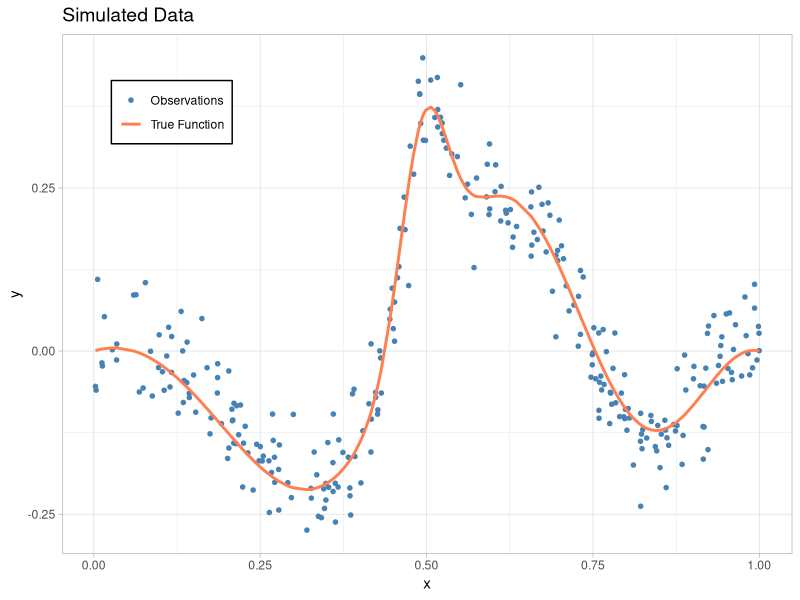
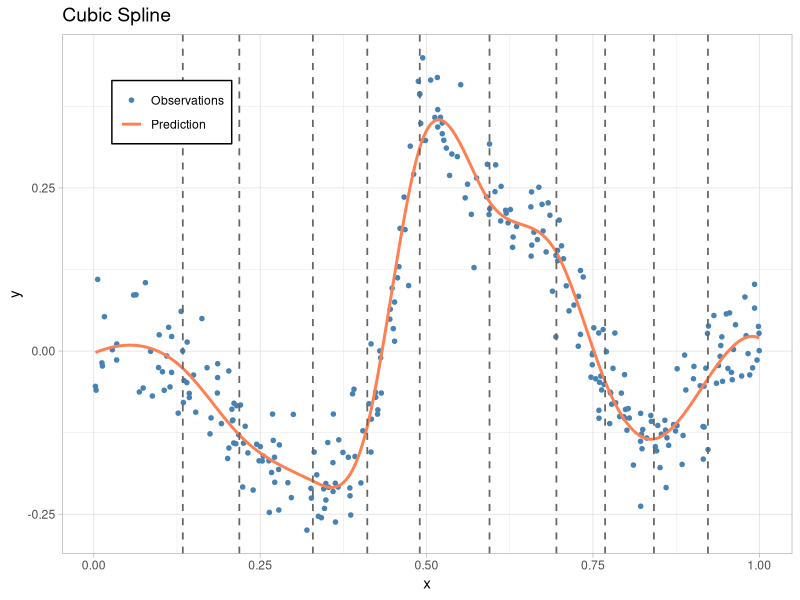
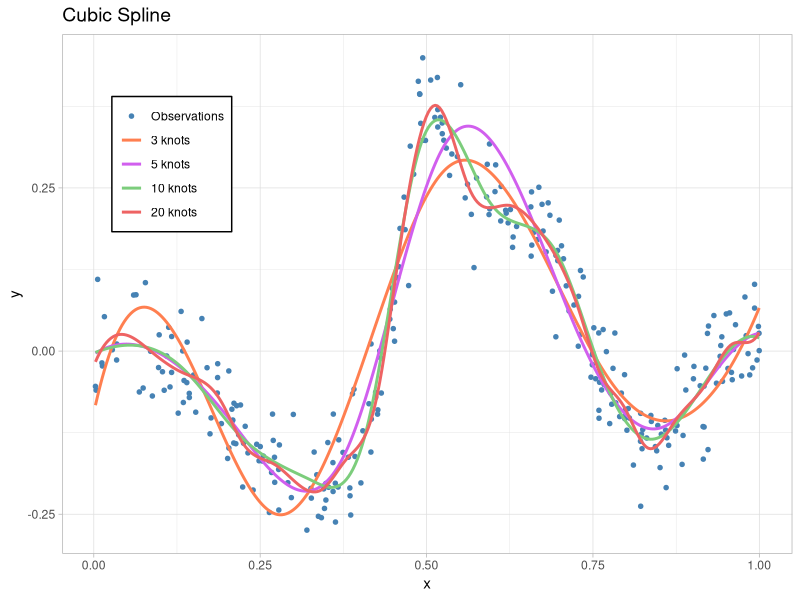
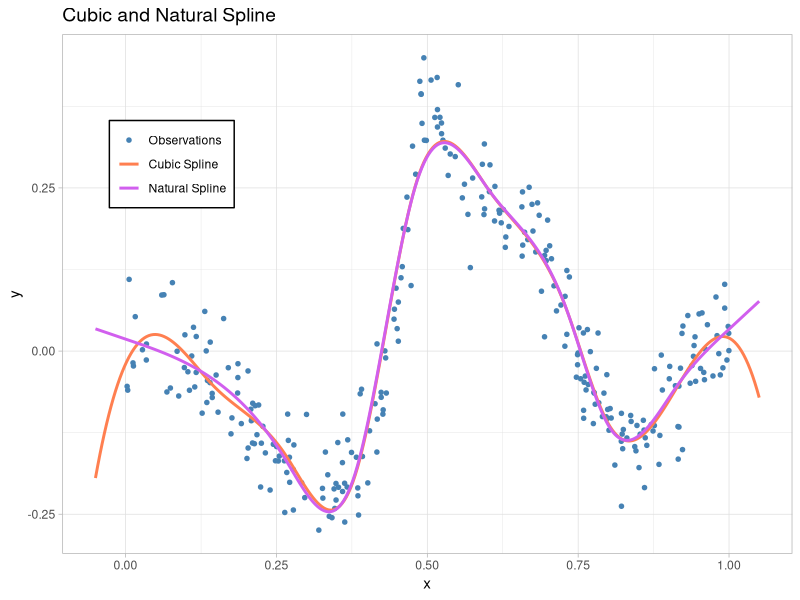

Source code (R) for these figures, in order:
## ---- chunk 1
knitr::opts_chunk$set(echo = TRUE)
set.seed(2512)
## ---- chunk 2
# Generate X values
x <- runif(300, min=0, max=1)
x <- x[order(x)]

# Error term
eps <- rnorm(300, mean=0, sd=0.05)

# True and observed Y values
y.true <- -x * cos(5 * (x + 0.5)^2) * (x - 1) + 
          1.2 * exp(-(20^2) * (x - 0.5)^2) * (x - 1)^2
y.obs <- y.true + eps
## ---- chunk 3
library(ggplot2)
## ---- chunk 4
data <- data.frame(x, y.obs, y.true)
ggplot(data = data) +
  geom_point(aes(x = x, y = y.obs, color = "Observations"), 
             shape = 20, size = 2) +
  geom_path(aes(x = x, y = y.true, color = "True Function"), linewidth = 1) +
  scale_color_manual(values = c("Observations" = "steelblue", 
                                "True Function" = "coral")) +
  labs(title = "Simulated Data",
       x = "x",
       y = "y",
       color = NULL) +
  theme_light() +
  theme(plot.title = element_text(size = 14),
        legend.position = c(0.15, 0.85),  
        legend.background = element_rect(fill = "white",colour = "black")) 
## ---- chunk 5
library(splines)
## ---- chunk 6
degree <- 3
k <- 2

# The location of the knots is
attr(bs(x, df = k + degree), "knots")
## ---- chunk 7
attr(bs(x, knots=c(0.1, 0.3, 0.4, 0.5, 0.55, 0.7, 0.9)), "knots")
## ---- chunk 8
degree <- 3
k <- 10
spline.model <- lm(y.obs ~ bs(x, df=k + degree, degree=degree))
## ---- chunk 9
x.pred <- seq(min(x), max(x), length.out = 300)
y.pred <- predict(spline.model, newdata = data.frame(x = x.pred))
## ---- chunk 10
data.spline <- data.frame(x.pred, y.pred)
knots <- attr(bs(x, df = k + degree), "knots")
ggplot(data, aes(x = x, y = y.obs)) +
  geom_point(aes(color = "Observations"), shape = 20, size = 2) +
  geom_line(data = data.spline, aes(x = x.pred, y = y.pred, color = "Prediction"), 
            linewidth = 1) +
  geom_vline(xintercept = knots, linetype = "dashed", color = "gray40", 
             linewidth = 0.6) +
  scale_color_manual(values = c("Observations" = "steelblue", 
                                "Prediction" = "coral")) +
  labs(title = "Cubic Spline", x = "x", y = "y", colour=NULL) +
  theme_light() +
  theme(plot.title = element_text(size = 14),
        legend.position = c(0.15, 0.85),  
        legend.background = element_rect(fill = "white", colour = "black"))
# ggsave("graphs/CubicSpline1.pdf", width = 10, height = 6, dpi = 300)
## ---- chunk 11
degree <- 3

# Models
spline1 <- lm(y.obs ~ bs(x, df=3 + degree, degree=degree), data = data)
spline2 <- lm(y.obs ~ bs(x, df=5 + degree, degree=degree), data = data)
spline3 <- lm(y.obs ~ bs(x, df=10 + degree, degree=degree), data = data)
spline4 <- lm(y.obs ~ bs(x, df=20 + degree, degree=degree), data = data)


# Predictions
x.pred <- seq(min(x), max(x), length.out = 300)
y.pred1 <- predict(spline1, newdata = data.frame(x = x.pred))
y.pred2 <- predict(spline2, newdata = data.frame(x = x.pred))
y.pred3 <- predict(spline3, newdata = data.frame(x = x.pred))
y.pred4 <- predict(spline4, newdata = data.frame(x = x.pred))
## ---- chunk 12
data.spline <- data.frame(x.pred, y.pred1, y.pred2, y.pred3, y.pred4)

ggplot(data, aes(x = x, y = y.obs)) +
  geom_point(aes(color = "Observations"), shape = 20, size = 2) +
  geom_line(data = data.spline, aes(x = x.pred, y = y.pred1, color = "3 knots"), 
            linewidth = 1) +
  geom_line(data = data.spline, aes(x = x.pred, y = y.pred2, color = "5 knots"), 
            linewidth = 1) +
  geom_line(data = data.spline, aes(x = x.pred, y = y.pred3, color = "10 knots"), 
            linewidth = 1) +
  geom_line(data = data.spline, aes(x = x.pred, y = y.pred4, color = "20 knots"), 
            linewidth = 1) +
  scale_color_manual(values = c("Observations"="steelblue", 
                                "3 knots"="coral", 
                                "5 knots"="mediumorchid2", 
                                "10 knots"="palegreen3", 
                                "20 knots"="indianred2"), 
                     limits = c("Observations", "3 knots", "5 knots", 
                                "10 knots", "20 knots")) +
  labs(title = "Cubic Spline", x = "x", y = "y", colour=NULL) +
  theme_light() +
  theme(plot.title = element_text(size = 14),
        legend.position = c(0.15, 0.75),  
        legend.background = element_rect(fill = "white", colour = "black"))

# ggsave("graphs/CubicSpline2.pdf", width = 10, height = 6, dpi = 300)
## ---- chunk 13
degree <- 3
K <- 8

# Models
splineC <- lm(y.obs ~ bs(x, df=K + degree, degree=degree))
splineN <- lm(y.obs ~ ns(x, df=K + degree-2))

# Predictions
x.pred <- seq(-0.05, 1.05, length.out = 300)
y.predC <- predict(splineC, newdata = data.frame(x = x.pred))
y.predN <- predict(splineN, newdata = data.frame(x = x.pred))
## ---- chunk 14
data.spline <- data.frame(x, y.obs ,x.pred, y.predC, y.predN)

ggplot(data.spline, aes(x = x, y = y.obs)) +
  geom_point(aes(color = "Observations"), shape = 20, size = 2) +
  geom_line(data = data.spline, aes(x = x.pred, y = y.predC, 
                                    color = "Cubic Spline"), linewidth = 1) +
  geom_line(data = data.spline, aes(x = x.pred, y = y.predN, 
                                    color = "Natural Spline"), linewidth = 1) +
  scale_color_manual(values = c("Observations"="steelblue", 
                                "Cubic Spline"="coral", 
                                "Natural Spline"="mediumorchid2"), 
                     limits = c("Observations", 
                                "Cubic Spline", 
                                "Natural Spline")) +
  
  labs(title = "Cubic and Natural Spline", x = "x", y = "y", colour=NULL) +
  theme_light() +
  theme(plot.title = element_text(size = 14),
        legend.position = c(0.15, 0.75),  
        legend.background = element_rect(fill = "white", colour = "black"))

# ggsave("graphs/CubicSpline3.pdf", width = 10, height = 6, dpi = 300)
